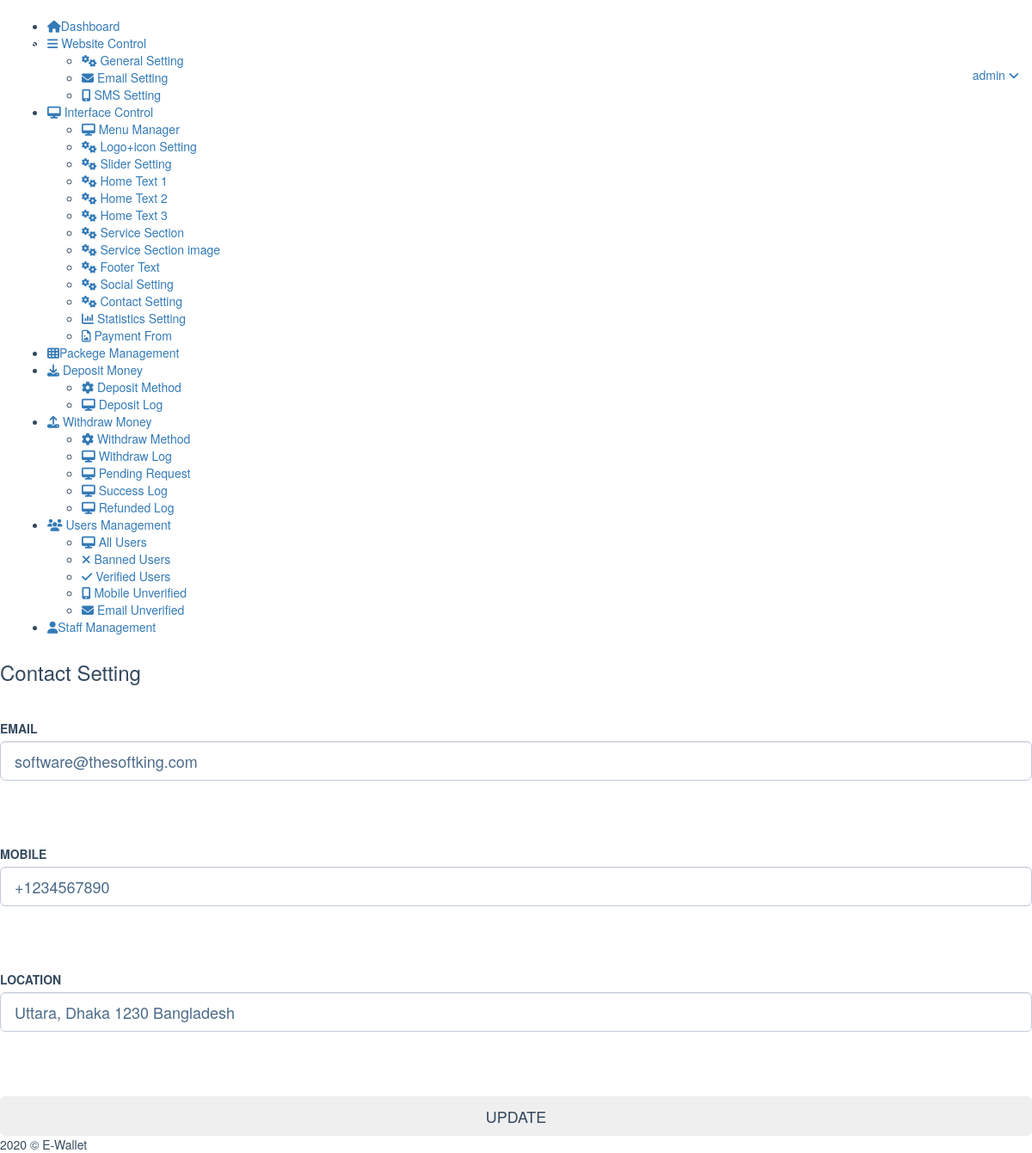
/admin/setcontact.php (signed in), run on the app's committed database.
### tables this page shows
CREATE TABLE `general_setting` (
  `id` int(11) NOT NULL,
  `sitetitle` varchar(255) DEFAULT NULL,
  `reg` varchar(1) DEFAULT NULL,
  `notimail` varchar(366) DEFAULT NULL,
  `emailtemp` blob DEFAULT NULL,
  `smsapi` varchar(2555) DEFAULT NULL,
  `currency` varchar(11) DEFAULT NULL,
  `cur` varchar(11) DEFAULT NULL,
  `colorcode` varchar(6) DEFAULT NULL,
  `ev` int(1) DEFAULT 0,
  `mv` int(1) DEFAULT 0,
  `deci` int(11) DEFAULT 2,
  `en` int(1) DEFAULT 1,
  `mn` int(1) DEFAULT 1,
  `cemail` varchar(255) DEFAULT NULL,
  `cmobile` varchar(255) DEFAULT NULL,
  `clocation` varchar(255) DEFAULT NULL
);

### admin/setcontact.php (the view, shortened to what this page needs)
<?php
include ('include/header.php');
?>
</head>
<body class="page-header-fixed page-sidebar-closed-hide-logo">
<?php
include ('include/sidebar.php');
?>
<div class="page-content-wrapper">
<div class="page-content">
<h3 class="page-title uppercase bold"> Contact Setting</h3>
<hr>
<div class="row">
<div class="col-md-12">
<div class="portlet light bordered">
<div class="portlet-body form">
<form class="form-horizontal" action="" method="post" role="form">
<div class="form-body">
<?php
$old = $db->query("SELECT cemail, cmobile, clocation FROM general_setting WHERE id='1'")->fetch();
?>
<div class="form-group">
<label class="col-md-12 "><strong style="text-transform: uppercase;">EMAIL</strong></label>
<div class="col-md-12">
<input class="form-control input-lg" name="cemail" value="<?php echo $old[0]; ?>" type="text">
</div>
</div>
<br>
<br>
<br>
<div class="form-group">
<label class="col-md-12 "><strong style="text-transform: uppercase;">mobile</strong></label>
<div class="col-md-12">
<input class="form-control input-lg" name="cmobile" value="<?php echo $old[1]; ?>" type="text">
</div>
</div>
<br>
<br>
<br>
<div class="form-group">
<label class="col-md-12 "><strong style="text-transform: uppercase;">location</strong></label>
<div class="col-md-12">
<input class="form-control input-lg" name="clocation" value="<?php echo $old[2]; ?>" type="text">
</div>
</div>
<br>
<br>
<br>
<div class="row">
<div class="col-md-12">
<button type="submit" class="btn blue btn-block btn-lg">UPDATE</button>
</div>
</div>
</div>
</form>
</div>
</div>
</div>
</div>
</div>
</div>
<?php
include ('include/footer.php');
?>
</body>
</html>

### admin/include/footer.php (shortened to what this page needs)
</div>
<div class="page-footer">
<div class="page-footer-inner"> <?php echo date("Y"); ?> &copy; <?php echo $gen[0]; ?></div>
</div>

### data on the page
general_setting: cemail "software@thesoftking.com", cmobile "+1234567890", clocation "Uttara, Dhaka 1230 Bangladesh", sitetitle "E-Wallet"

### other printed values
$user "admin"
